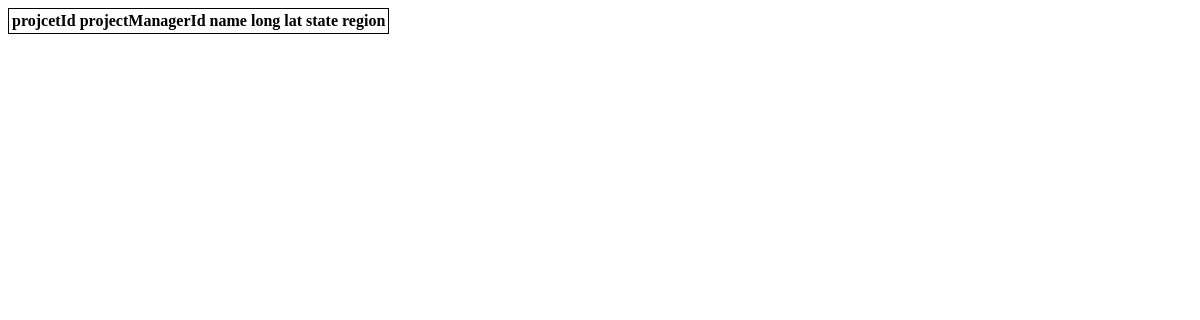
The page /projects/ on the database as committed earlier.
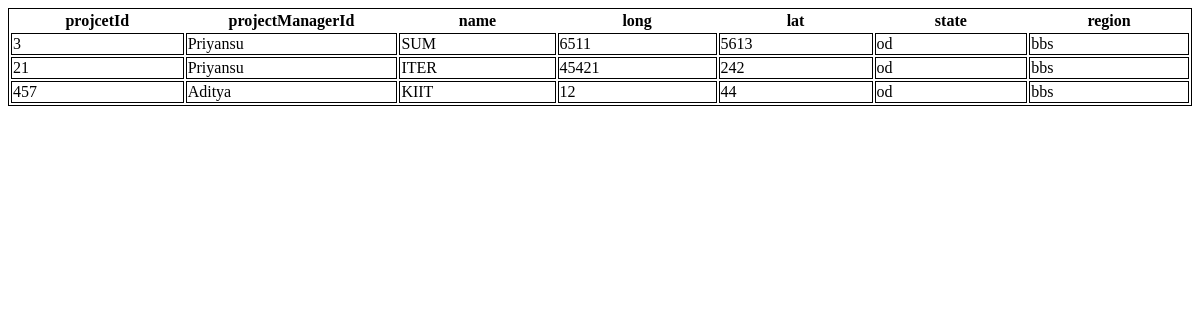
The same page on the database as committed later.
### myApp/models.py (models this page shows, shortened)
class projects(models.Model):
    projectId=models.IntegerField(primary_key=True)
    projectManagerId=models.ForeignKey(projectManager,on_delete=models.CASCADE,default=1)
    name=models.CharField(max_length=60)
    long=models.CharField(max_length=100)
    lat=models.CharField(max_length=100)
    state=models.CharField(max_length=30,default="od")
    region=models.CharField(max_length=30,default="bbs")

class projectManager(models.Model):
    def __str__(self):
        return self.name
    id=models.IntegerField(primary_key=True)
    name=models.CharField(max_length=60)

### myApp/views.py (the view)
# urls.py: path('projects/',projectsView,name="projectsView")
def projectsView(request):
    proj = projects.objects.all()
    context={
        "projects":proj
    }
    return render(request,"test/projects.html",context)

### myApp/templates/test/projects.html
<table style="border: 1px solid black;">
    <tr>
        <th>projcetId</th>
        <th>projectManagerId</th>
        <th>name</th>
        <th>long</th>
        <th>lat</th>
        <th>state</th>
        <th>region</th>
      </tr>
    {% for project in projects %}
        <tr>
            <td width="350" style="border: 1px solid black ;">{{project.projectId}}</td>
            <td width="350" style="border: 1px solid black ;">{{project.projectManagerId}}</td>
            <td width="350" style="border: 1px solid black ;">{{project.name}}</td>
            <td width="350" style="border: 1px solid black ;">{{project.long}}</td>
            <td width="350" style="border: 1px solid black ;">{{project.lat}}</td>
            <td width="350" style="border: 1px solid black ;">{{project.state}}</td>
            <td width="350" style="border: 1px solid black ;">{{project.region}}</td>
        </tr>
    {% endfor %}
  </table>

Rows that differ between the two databases and show on the page:
added projects: projectId "3", projectManagerId "Priyansu", name "SUM", long "6511", lat "5613", state "od", region "bbs"
added projects: projectId "21", projectManagerId "Priyansu", name "ITER", long "45421", lat "242", state "od", region "bbs"
added projects: projectId "457", projectManagerId "Aditya", name "KIIT", long "12", lat "44", state "od", region "bbs"
